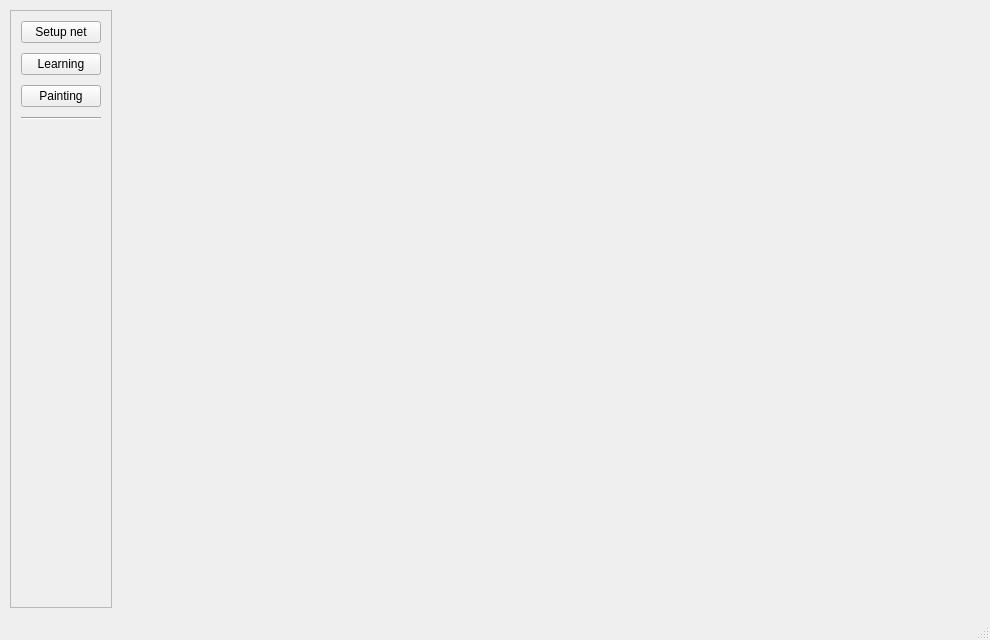
<?xml version="1.0" encoding="UTF-8"?>
<ui version="4.0">
 <class>MainWindow</class>
 <widget class="QMainWindow" name="MainWindow">
  <property name="geometry">
   <rect>
    <x>0</x>
    <y>0</y>
    <width>990</width>
    <height>640</height>
   </rect>
  </property>
  <property name="windowTitle">
   <string>MainWindow</string>
  </property>
  <widget class="QWidget" name="centralwidget">
   <layout class="QHBoxLayout" name="horizontalLayout" stretch="0,1">
    <property name="spacing">
     <number>0</number>
    </property>
    <property name="leftMargin">
     <number>10</number>
    </property>
    <property name="topMargin">
     <number>10</number>
    </property>
    <property name="rightMargin">
     <number>10</number>
    </property>
    <property name="bottomMargin">
     <number>10</number>
    </property>
    <item>
     <widget class="QFrame" name="frame_btn">
      <property name="frameShape">
       <enum>QFrame::StyledPanel</enum>
      </property>
      <property name="frameShadow">
       <enum>QFrame::Raised</enum>
      </property>
      <layout class="QVBoxLayout" name="verticalLayout">
       <property name="spacing">
        <number>10</number>
       </property>
       <property name="leftMargin">
        <number>10</number>
       </property>
       <property name="topMargin">
        <number>10</number>
       </property>
       <property name="rightMargin">
        <number>10</number>
       </property>
       <property name="bottomMargin">
        <number>10</number>
       </property>
       <item>
        <widget class="QPushButton" name="btnSetupNet">
         <property name="text">
          <string>Setup net</string>
         </property>
         <property name="checkable">
          <bool>true</bool>
         </property>
         <property name="autoExclusive">
          <bool>false</bool>
         </property>
         <property name="autoDefault">
          <bool>false</bool>
         </property>
         <property name="default">
          <bool>false</bool>
         </property>
         <property name="flat">
          <bool>false</bool>
         </property>
        </widget>
       </item>
       <item>
        <widget class="QPushButton" name="btnLearning">
         <property name="text">
          <string>Learning</string>
         </property>
         <property name="checkable">
          <bool>true</bool>
         </property>
        </widget>
       </item>
       <item>
        <widget class="QPushButton" name="btnPainting">
         <property name="text">
          <string>Painting</string>
         </property>
         <property name="checkable">
          <bool>true</bool>
         </property>
        </widget>
       </item>
       <item>
        <widget class="Line" name="line_3">
         <property name="orientation">
          <enum>Qt::Horizontal</enum>
         </property>
        </widget>
       </item>
       <item>
        <spacer name="verticalSpacer">
         <property name="orientation">
          <enum>Qt::Vertical</enum>
         </property>
         <property name="sizeHint" stdset="0">
          <size>
           <width>20</width>
           <height>40</height>
          </size>
         </property>
        </spacer>
       </item>
      </layout>
     </widget>
    </item>
    <item>
     <layout class="QVBoxLayout" name="centralLayout">
      <property name="spacing">
       <number>0</number>
      </property>
     </layout>
    </item>
   </layout>
  </widget>
  <widget class="QMenuBar" name="menubar">
   <property name="geometry">
    <rect>
     <x>0</x>
     <y>0</y>
     <width>990</width>
     <height>22</height>
    </rect>
   </property>
  </widget>
  <widget class="QStatusBar" name="statusbar"/>
 </widget>
 <resources/>
 <connections/>
</ui>
